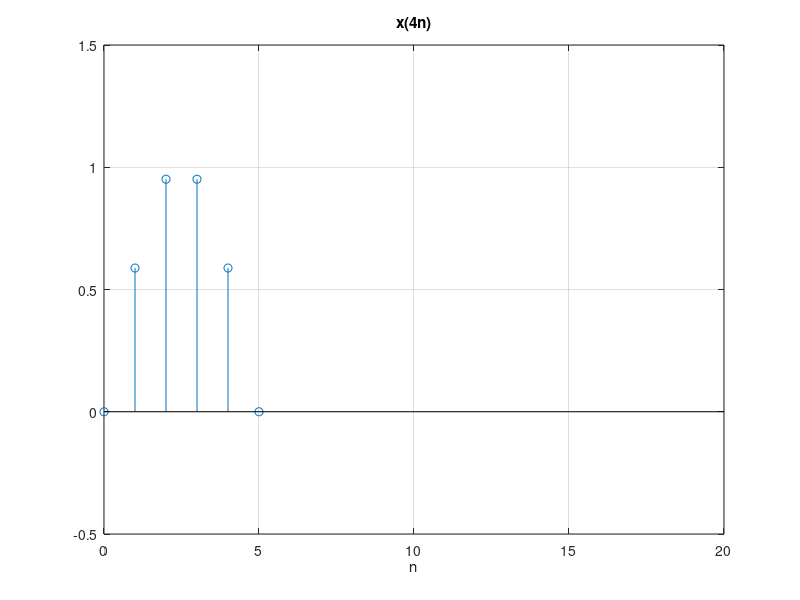

The MATLAB source for this figure:
%% Lezione 01 - Esempio 01
clear all;
clc;

%% Funzione originale
% x(n)
n = [0:20];
x = sin(2*pi*n./40);

stem(n, x)
axis([0 20 -0.5 1.5])
title('x(n)')
xlabel('n')
grid on

pause;
close

%% Sottocampionamento
% x(2n)
x_new_2 = downsample(x, 2);
n_new_2 = [0:length(x_new_2)-1];
stem(n_new_2, x_new_2)
axis([0 20 -0.5 1.5])
title('x(2n)')
xlabel('n')
grid on

pause;
close

% x(4n)
x_new_4 = downsample(x, 4);
n_new_4 = [0:length(x_new_4)-1];
stem(n_new_4, x_new_4)
axis([0 20 -0.5 1.5])
title('x(4n)')
xlabel('n')
grid on

pause;
close

